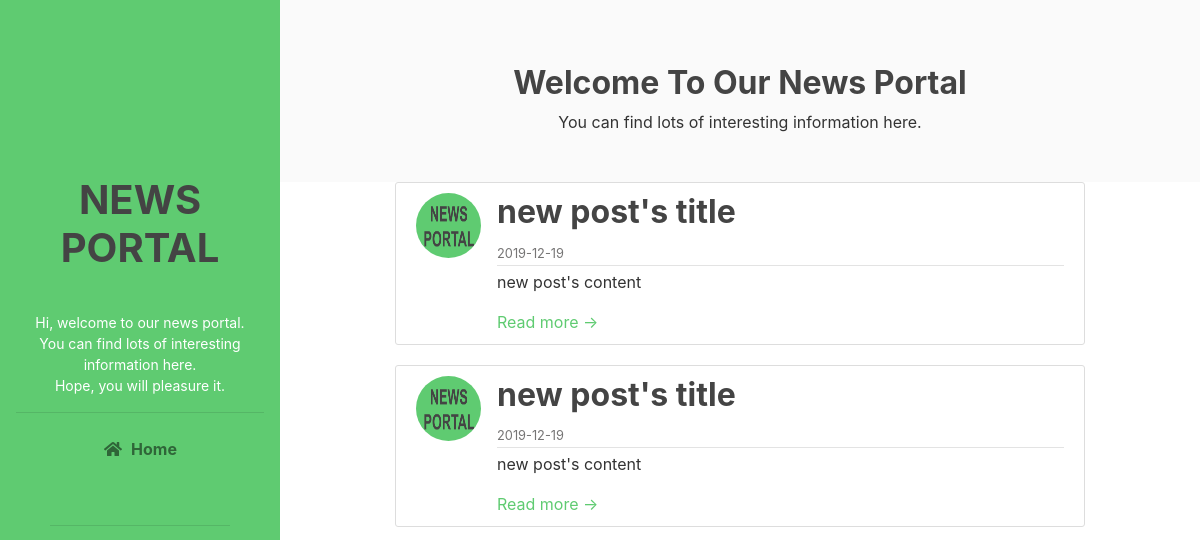
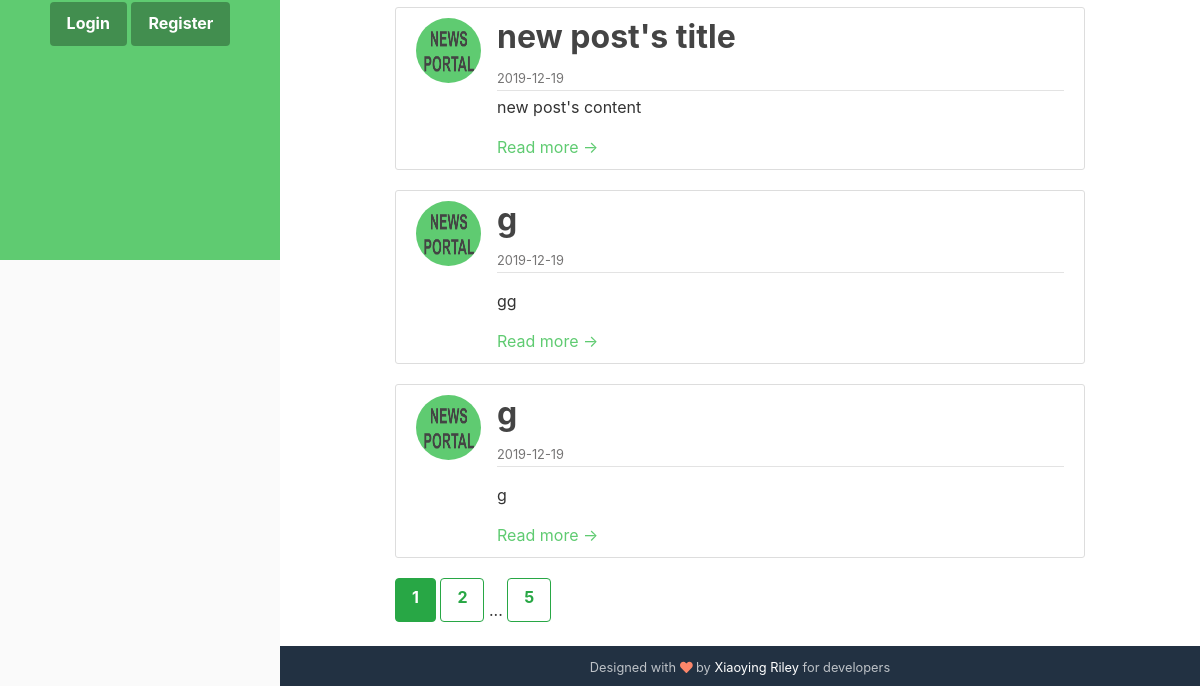
Page /home on the earlier database version (2 pictures, top to bottom).
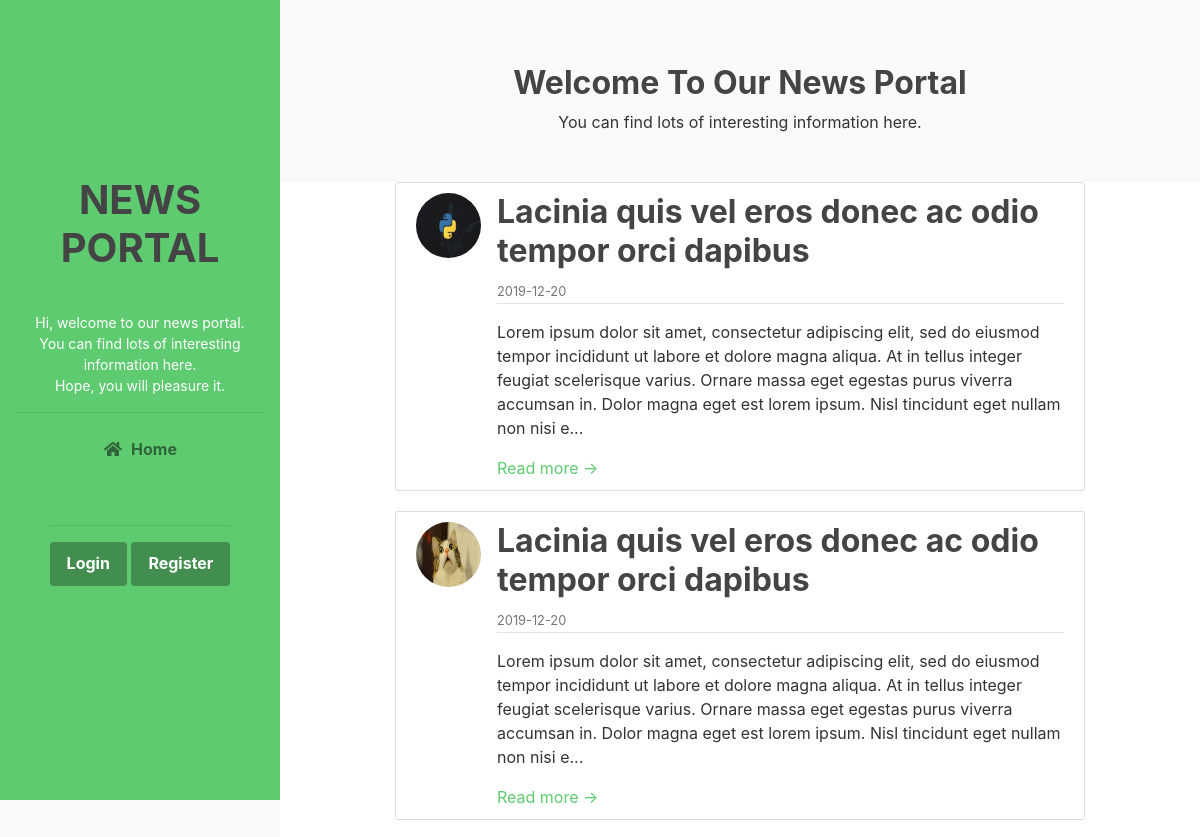
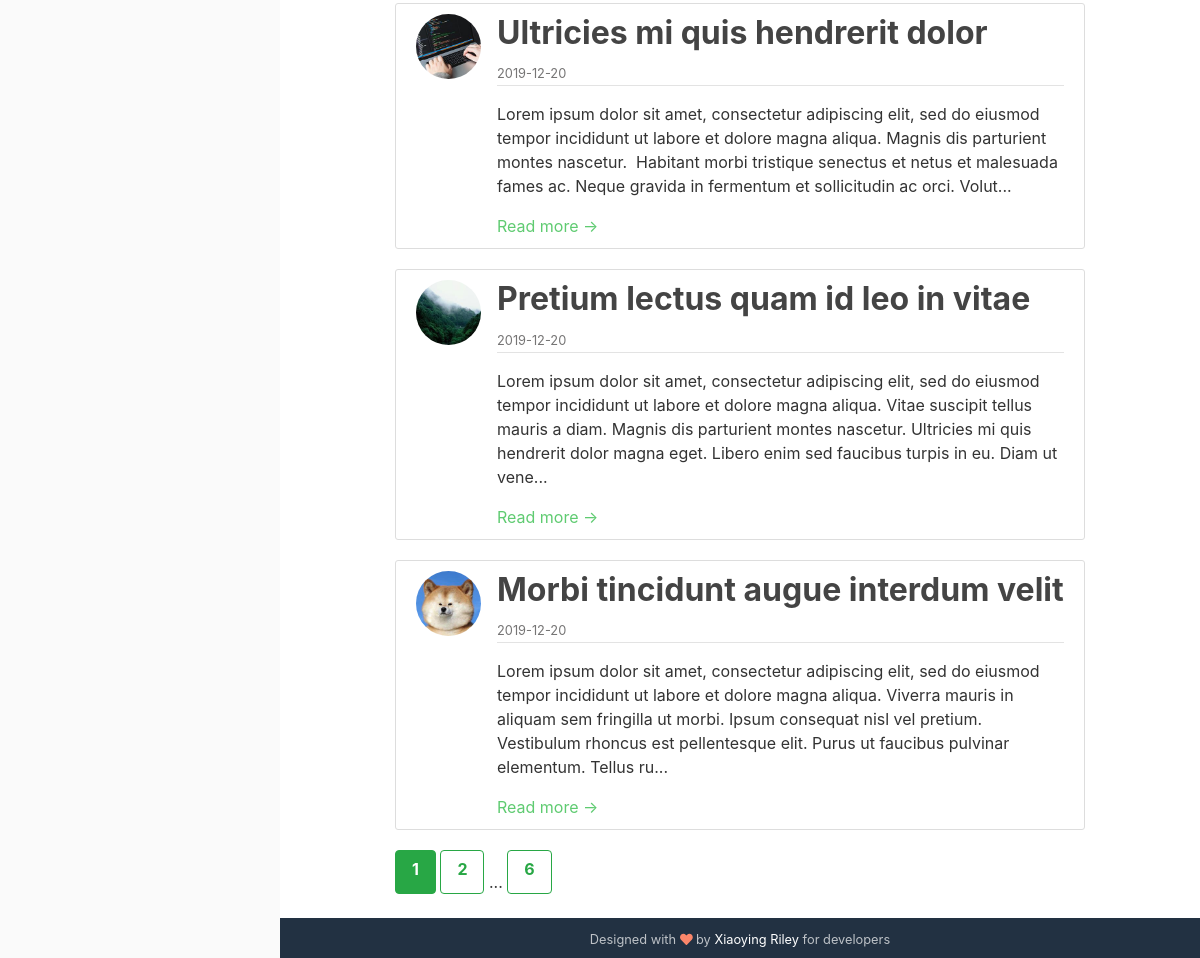
Same page on the later database version (2 pictures, top to bottom).
### flasknews/models.py (models this page shows, shortened)
class Post(db.Model):
    id = db.Column(db.Integer, primary_key=True)
    title = db.Column(db.String(100), nullable=False)
    date_posted = db.Column(db.DateTime, nullable=False, default=datetime.utcnow)
    content = db.Column(db.UnicodeText, nullable=False)
    user_id = db.Column(db.Integer, db.ForeignKey('user.id'), nullable=False)
    image_file = db.Column(db.String(20), nullable=False, default='news_default.png')

### flasknews/routes.py (the view)
@app.route("/")
@app.route("/home")
def home():
    page = request.args.get('page', 1, type=int)
    posts = Post.query.order_by(Post.date_posted.desc()).paginate(page=page, per_page=5)
    return render_template('home.html', posts=posts)

### flasknews/__init__.py (called while the page is built)
def blog_formating(content):
    return (content[:300] + '...') if len(content) > 300 else content

### flasknews/routes.py (called while the page is built)
@app.before_request
def before_request():
    if current_user.is_authenticated:
        current_user.last__seen = datetime.utcnow()
        db.session.commit()

### flasknews/templates/home.html
{% extends "layout.html" %}
{% block content %}
	    <section class="cta-section theme-bg-light py-5">
		    <div class="container text-center">
			    <h2 class="heading"> Welcome To Our News Portal</h2>
			    <div class="intro">You can find lots of interesting information here. </div>
		    </div>
	    </section>
		{% for post in posts.items %}
        <article class="media content-section content-section-main">
        <img class="rounded-circle article-img" src="{{ url_for('static', filename='images/news/' + post.image_file)}}">
          <div class="media-body">
            <div class="article-metadata">
              <h2><a class="article-title" href="{{url_for('post', post_id=post.id)}}">{{ post.title }}</a></h2>
              <small class="text-muted">{{ post.date_posted.strftime('%Y-%m-%d') }}</small>
            </div>
            <p class="article-content">{{ blog_formating(post.content) | safe }}</p>
            <a class="more-link" href="{{url_for('post', post_id=post.id)}}">Read more &rarr;</a>
          </div>
        </article>
         {% endfor %}
    <div style="margin-left: 12.5%">
        {% for page_num in posts.iter_pages(left_edge=1, right_edge=1, left_current=1, right_current=2) %}
            {% if page_num %}
                {% if posts.page == page_num %}
                    <a class="btn btn-success mb-4" href="{{ url_for('home', page=page_num) }}"> {{ page_num }}</a>
                {% else %}
                    <a class="btn btn-outline-success mb-4" href="{{ url_for('home', page=page_num) }}"> {{ page_num }}</a>
                {% endif %}
            {% else %}
                ...
            {% endif %}
        {% endfor %}
    </div>
	    <footer class="footer text-center py-2 theme-bg-dark">
                <small class="copyright">Designed with <i class="fas fa-heart" style="color: #fb866a;"></i> by <a href="http://themes.3rdwavemedia.com" target="_blank">Xiaoying Riley</a> for developers</small>
	    </footer>
{% endblock content %}

### flasknews/templates/layout.html (shortened to what this page needs)
<!DOCTYPE html>
<html lang="en">
<head>
    <link id="theme-style" rel="stylesheet" href="{{ url_for('static', filename='css/theme-1.css') }}">
    <link id="custom-style" rel="stylesheet" href="{{ url_for('static', filename='css/custom.css') }}">
</head>
<body>
    <header class="header text-center">
	    <nav class="navbar navbar-expand-lg navbar-dark" >
			<div id="navigation" class="collapse navbar-collapse flex-column" >
				<div class="profile-section pt-3 pt-lg-0">
                    <br><br><br><br><br><br>
				    <h1 class="profile-image  mb-3 rounded-circle mx-auto "> NEWS PORTAL  </h1>
                    <br>
					<div class="bio mb-3">Hi, welcome to our news portal. <br> You can find lots of interesting information here. <br> Hope, you will pleasure it.<br></div>
			        <hr>
				</div>
				<ul class="navbar-nav flex-column text-left">
					<li class="nav-item active">
					    <a class="nav-link" href="{{ url_for('home') }}"><i class="fas fa-home fa-fw mr-2"></i>Home <span class="sr-only">(current)</span></a>
					</li>
				</ul>
				<div class="my-2 my-md-3">
					<br><hr>
                    {% if current_user.is_authenticated %}
                    <a class="btn btn-primary" href="{{ url_for('logout') }}">Logout</a>
                    {% else %}
                    <a class="btn btn-primary" href="{{ url_for('login') }}">Login</a>
                    <a class="btn btn-primary" href="{{ url_for('register') }}">Register</a>
                    {% endif %}
				</div>
			</div>
		</nav>
    </header>
    <div class="main-wrapper  ">
        {% block content %}{% endblock %}
    </div>
</body>
</html>

### flasknews/static/css/custom.css (style rules this page uses)
body { background: #fafafa; color: #333333; margin-top: 1rem; }
h1, h2, h3, h4, h5, h6 { color: #444444; }
.content-section-main { background-color: white; padding: 10px 20px; border: 1px solid #dddddd; border-radius: 3px; margin-bottom: 20px; width: 75%; margin-left: auto; margin-right: auto; }
.article-title { color: #444444; }
.article-content { white-space: pre-line; }
.article-img { height: 65px; width: 65px; margin-right: 16px; }
.article-metadata { padding-bottom: 1px; margin-bottom: 4px; border-bottom: 1px solid #e3e3e3 }

Differences in the rows shown:
no longer on this page (row edited): Post: image_file (placeholder picture), title "new post's title", date_posted "2019-12-19", content "new post's content"
no longer on this page (row edited): Post: image_file (placeholder picture), title "new post's title", date_posted "2019-12-19", content "new post's content"
no longer on this page (row edited): Post: image_file (placeholder picture), title "new post's title", date_posted "2019-12-19", content "new post's content"
no longer on this page (row edited): Post: image_file (placeholder picture), title "g", date_posted "2019-12-19", content "gg"
no longer on this page (row edited): Post: image_file (placeholder picture), title "g", date_posted "2019-12-19", content "g"
added Post: image_file (picture), title "Lacinia quis vel eros donec ac odio tempor orci dapibus", date_posted "2019-12-20", content "Lorem ipsum dolor sit amet, consectetur adipiscing elit, sed do eiusmod tempor incididunt ut labore et dolore magna aliqua. At in tellus integer feugiat scelerisque varius. Ornare massa eget egestas purus viverra accumsan in. Dolor magna eget est lorem ipsum. Nisl tincidunt eget nullam non nisi e..."
added Post: image_file (picture), title "Lacinia quis vel eros donec ac odio tempor orci dapibus", date_posted "2019-12-20", content "Lorem ipsum dolor sit amet, consectetur adipiscing elit, sed do eiusmod tempor incididunt ut labore et dolore magna aliqua. At in tellus integer feugiat scelerisque varius. Ornare massa eget egestas purus viverra accumsan in. Dolor magna eget est lorem ipsum. Nisl tincidunt eget nullam non nisi e..."
added Post: image_file (picture), title "Ultricies mi quis hendrerit dolor", date_posted "2019-12-20", content "Lorem ipsum dolor sit amet, consectetur adipiscing elit, sed do eiusmod tempor incididunt ut labore et dolore magna aliqua. Magnis dis parturient montes nascetur. Habitant morbi tristique senectus et netus et malesuada fames ac. Neque gravida in fermentum et sollicitudin ac orci. Volut..."
added Post: image_file (picture), title "Pretium lectus quam id leo in vitae", date_posted "2019-12-20", content "Lorem ipsum dolor sit amet, consectetur adipiscing elit, sed do eiusmod tempor incididunt ut labore et dolore magna aliqua. Vitae suscipit tellus mauris a diam. Magnis dis parturient montes nascetur. Ultricies mi quis hendrerit dolor magna eget. Libero enim sed faucibus turpis in eu. Diam ut vene..."
added Post: image_file (picture), title "Morbi tincidunt augue interdum velit", date_posted "2019-12-20", content "Lorem ipsum dolor sit amet, consectetur adipiscing elit, sed do eiusmod tempor incididunt ut labore et dolore magna aliqua. Viverra mauris in aliquam sem fringilla ut morbi. Ipsum consequat nisl vel pretium. Vestibulum rhoncus est pellentesque elit. Purus ut faucibus pulvinar elementum. Tellus ru..."
Other differences:
new list line: "6"
list line gone: "5"
